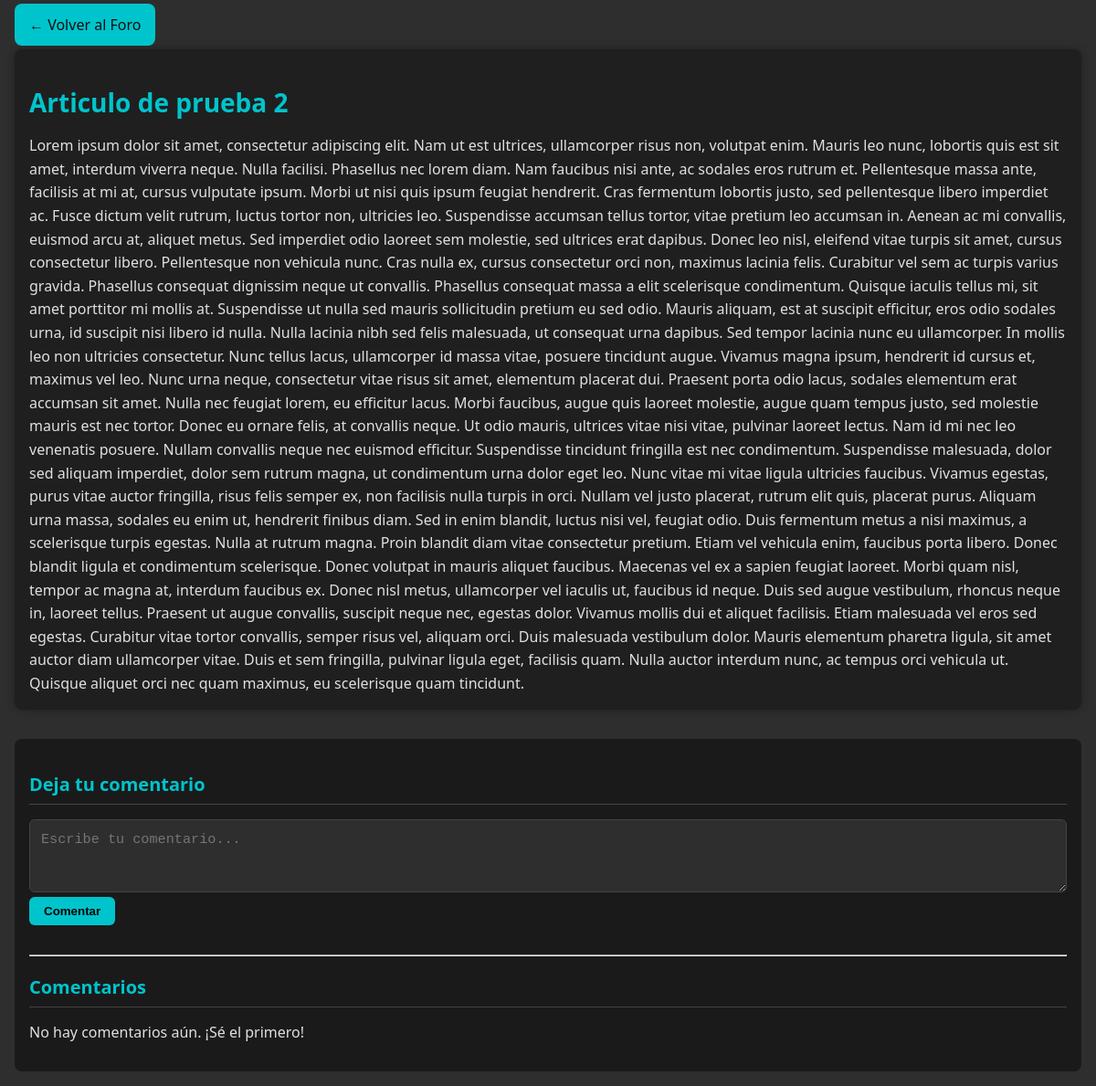
/publicaciones/2, run on an earlier commit of the app's database.
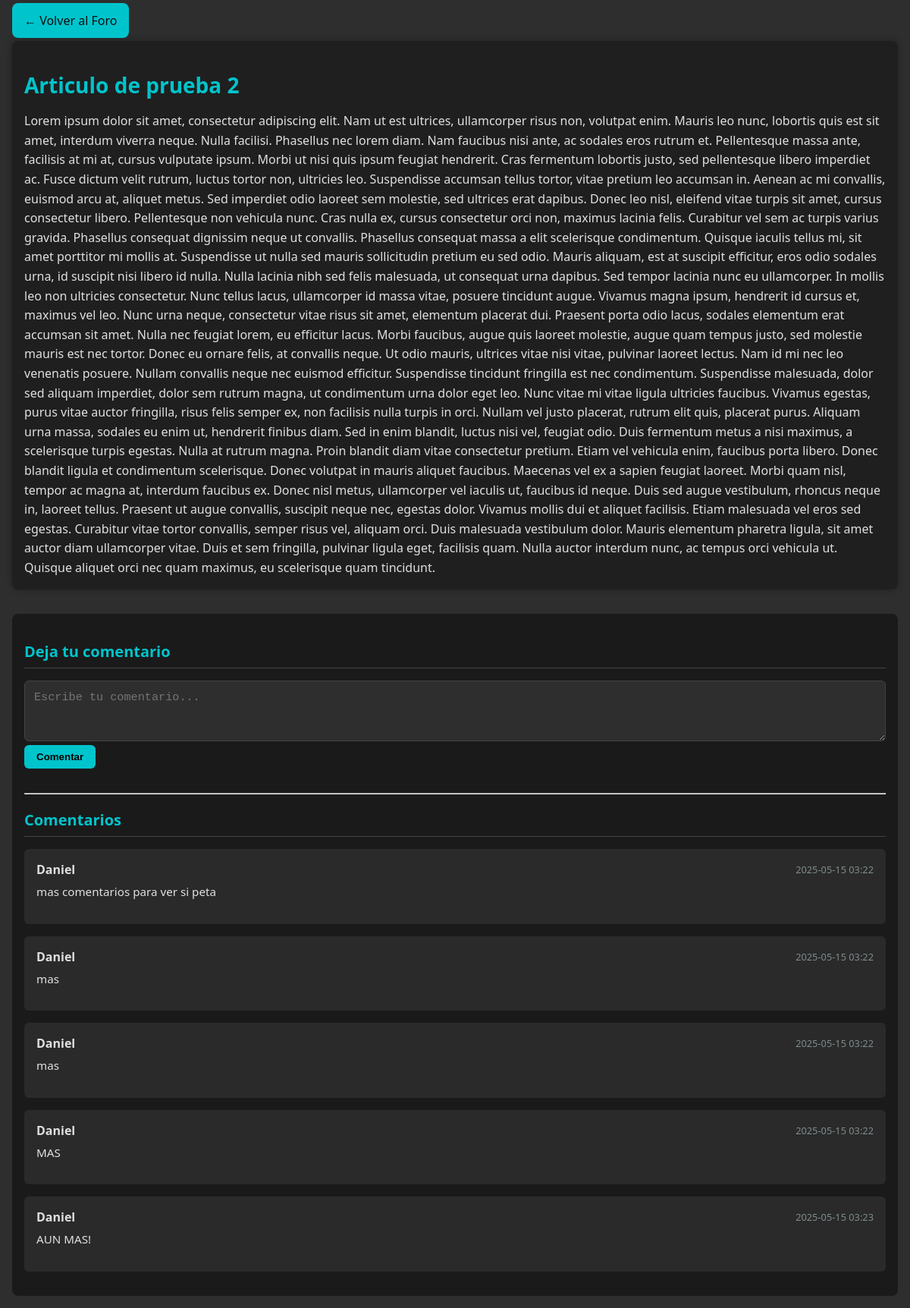
And on a later commit of the database.
### modelos/publicacion.py (models this page shows, shortened)
class Publicacion(db.Model):
    __tablename__ = 'publicaciones'
    id = Column(Integer, primary_key=True)
    titulo = Column(String(200), nullable=False)
    contenido = Column(Text, nullable=False)
    fecha_creacion = Column(DateTime, default=datetime.utcnow)
    usuario_id = Column(Integer, ForeignKey('usuarios.id', ondelete='CASCADE'))
    usuario = relationship("Usuario", back_populates="publicaciones")
    comentarios = relationship("Comentario", back_populates="publicacion", cascade="all, delete-orphan")
    suscripciones = relationship("Suscripcion", back_populates="publicacion", cascade="all, delete-orphan")

### modelos/comentario.py (models this page shows, shortened)
class Comentario(db.Model):
    __tablename__ = 'comentarios'
    id = Column(Integer, primary_key=True)
    contenido = Column(Text, nullable=False)
    fecha_creacion = Column(DateTime, default=datetime.utcnow)
    usuario_id = Column(Integer, ForeignKey('usuarios.id', ondelete='CASCADE'))
    publicacion_id = Column(Integer, ForeignKey('publicaciones.id', ondelete='CASCADE'))
    usuario = relationship("Usuario", back_populates="comentarios")
    publicacion = relationship("Publicacion", back_populates="comentarios")

### modelos/usuario.py (models this page shows, shortened)
class Usuario(db.Model):
    __tablename__ = 'usuarios'
    id = db.Column(db.Integer, primary_key=True)
    nombre = db.Column(db.String(100), nullable=False)
    activo = db.Column(db.Boolean, default=True)
    correo = db.Column(db.String(100), unique=True, nullable=False)
    contrasena = db.Column(db.String(255), nullable=False)
    cuentas_bancarias = relationship("CuentaBancaria", back_populates="usuario", passive_deletes=True)
    comentarios = relationship("Comentario", back_populates="usuario", passive_deletes=True)
    notificaciones = relationship("Notificacion", back_populates="usuario", passive_deletes=True)
    publicaciones = relationship("Publicacion", back_populates="usuario", passive_deletes=True)
    suscripciones = relationship("Suscripcion", back_populates="usuario", cascade="all, delete-orphan")
    siguiendo = relationship("SuscripcionAutor", foreign_keys="[SuscripcionAutor.subscriber_id]", back_populates="suscriptor", cascade="all, delete-orphan")
    seguidores = relationship("SuscripcionAutor", foreign_keys="[SuscripcionAutor.autor_id]", back_populates="autor", cascade="all, delete-orphan")

### rutas/publicacion_rutas.py (the view)
@publicacion_rutas.route('/<int:publicacion_id>', methods=['GET'])
def ver_publicacion(publicacion_id):
    publicacion = PublicacionService.obtener_publicacion_o_404(publicacion_id)
    return render_template('publicacion_detalle.html', publicacion=publicacion)

### app.py (called while the page is built)
def create_app():
    app = crear_app()
    app.register_blueprint(cuenta_rutas, url_prefix='/cuentas')
    app.register_blueprint(categoria_rutas, url_prefix='/categorias')
    app.register_blueprint(presupuesto_rutas, url_prefix='/presupuestos')
    app.register_blueprint(usuario_rutas, url_prefix='/usuarios')
    app.register_blueprint(transaccion_rutas, url_prefix='/transacciones')
    app.register_blueprint(api_rutas, url_prefix='/api')
    app.register_blueprint(publicacion_rutas)
    app.register_blueprint(autor_rutas)
    app.register_blueprint(notificacion_rutas)
    app.register_blueprint(index_rutas)
    init_logging(app)
    @app.context_processor
    def inject_csrf_token():
        return dict(csrf_token=generar_token_csrf)
    return app

### servicios/base_datos.py (called while the page is built)
    @staticmethod
    def obtener_por_id(modelo, id_):
        return modelo.query.get(id_)

### servicios/publicacion_servicio.py (called while the page is built)
    @staticmethod
    def obtener_publicacion_o_404(publicacion_id: int):
        publicacion = ServicioBaseDatos.obtener_por_id(Publicacion, publicacion_id)
        if not publicacion:
            abort(404, description="Publicación no encontrada")
        return publicacion

### templates/publicacion_detalle.html (shortened to what this page needs)
<!DOCTYPE html>
<html lang="en">
<head>
  <link rel="stylesheet" href="{{ url_for('static', filename='css/comentario.css') }}">
</head>
<body>
  <div class="page-content">
    <p><a href="{{ url_for('publicacion_rutas.foro') }}" class="btn btn-sm btn-primary">
      ← Volver al Foro
    </a></p>
    <article>
      <h1>
        <a href="{{ url_for('publicacion_rutas.ver_publicacion', publicacion_id=publicacion.id) }}">
          {{ publicacion.titulo }}
        </a>
      </h1>
      <div class="mt-4">
        {{ publicacion.contenido }}
      </div>
    </article>
    <section id="comments" class="comments-section">
      <h3>Deja tu comentario</h3>
      <form class="comment-form"
            action="{{ url_for('publicacion_rutas.crear_comentario', publicacion_id=publicacion.id) }}"
            method="post">
        <div class="form-group">
          <textarea name="contenido"
                    rows="3"
                    placeholder="Escribe tu comentario..."
                    required>{{ request.form.contenido or '' }}</textarea>
        </div>
        <button type="submit">Comentar</button>
      </form>
      <hr>
      <h3>Comentarios</h3>
      <div class="comments-list">
        {% if publicacion.comentarios %}
          {% for c in publicacion.comentarios %}
            <div class="comment">
              <div class="comment-header">
                <h5>{{ c.usuario.nombre }}</h5>
                <small>{{ c.fecha_creacion.strftime('%Y-%m-%d %H:%M') }}</small>
              </div>
              <div class="comment-body">
                <p>{{ c.contenido }}</p>
              </div>
            </div>
          {% endfor %}
        {% else %}
          <p>No hay comentarios aún. ¡Sé el primero!</p>
        {% endif %}
      </div>
    </section>
  </div>
</body>
</html>

### static/css/comentario.css (style rules this page uses)
body { background-color: #2e2e2e; color: #e0e0e0; font-family: 'Segoe UI', Tahoma, Geneva, Verdana, sans-serif; margin: 0; padding: 0; }
.page-content { max-width: 1200px; margin: 2rem auto; padding: 0 1rem; }
article { background-color: #1f1f1f; padding: 1.5rem; border-radius: 8px; box-shadow: 0 0 10px rgba(0,0,0,0.3); margin-bottom: 2rem; }
article h1 { margin-bottom: 1rem; font-size: 1.75rem; }
article h1 a { color: #00c4cc; text-decoration: none; }
article .mt-4 { margin-top: 1rem; line-height: 1.6; }
.btn-primary { background-color: #00c4cc; color: #0f0f0f; border: none; padding: 0.75rem 1rem; border-radius: 8px; cursor: pointer; margin-bottom: 2.5rem; transition: background 0.3s; text-decoration: none; }
.comments-section { background-color: #1a1a1a; padding: 1.5rem; border-radius: 8px; }
.comments-section h3 { color: #00c4cc; margin-bottom: 1rem; font-size: 1.25rem; border-bottom: 1px solid #444; padding-bottom: 0.5rem; }
.comment-form { margin-bottom: 2rem; }
.comment-form .form-group textarea { box-sizing: border-box; width: 100%; max-width: 100%; background-color: #2e2e2e; border: 1px solid #444; border-radius: 6px; color: #e0e0e0; padding: 0.75rem; font-size: 0.95rem; resize: vertical; }
.comment-form button { background-color: #00c4cc; color: black; border: none; padding: 0.5rem 1rem; border-radius: 6px; font-weight: bold; cursor: pointer; }
.comments-list { margin-top: 1rem; }
.comment { background-color: #2a2a2a; padding: 1rem; border-radius: 6px; margin-bottom: 1rem; }
.comment-header { display: flex; justify-content: space-between; align-items: center; }
.comment-header h5 { font-size: 1rem; margin: 0; color: #e0e0e0; }
.comment-header small { color: #7f8c8d; font-size: 0.8rem; }
.comment-body p { margin-top: 0.5rem; font-size: 0.95rem; line-height: 1.4; }
@media (max-width: 1200px) { .page-content { margin: 1rem; padding: 0; } }
@media (max-width: 1200px) { article, .comments-section { padding: 1rem; } }

What changed in the data, as far as the page shows it:
added Comentario: usuario.nombre "Daniel", fecha_creacion "2025-05-15 03:22", contenido "mas comentarios para ver si peta"
added Comentario: usuario.nombre "Daniel", fecha_creacion "2025-05-15 03:22", contenido "mas"
added Comentario: usuario.nombre "Daniel", fecha_creacion "2025-05-15 03:22", contenido "mas"
added Comentario: usuario.nombre "Daniel", fecha_creacion "2025-05-15 03:22", contenido "MAS"
added Comentario: usuario.nombre "Daniel", fecha_creacion "2025-05-15 03:23", contenido "AUN MAS!"
Also different on the page:
text no longer shown: "No hay comentarios aún. ¡Sé el primero!"
